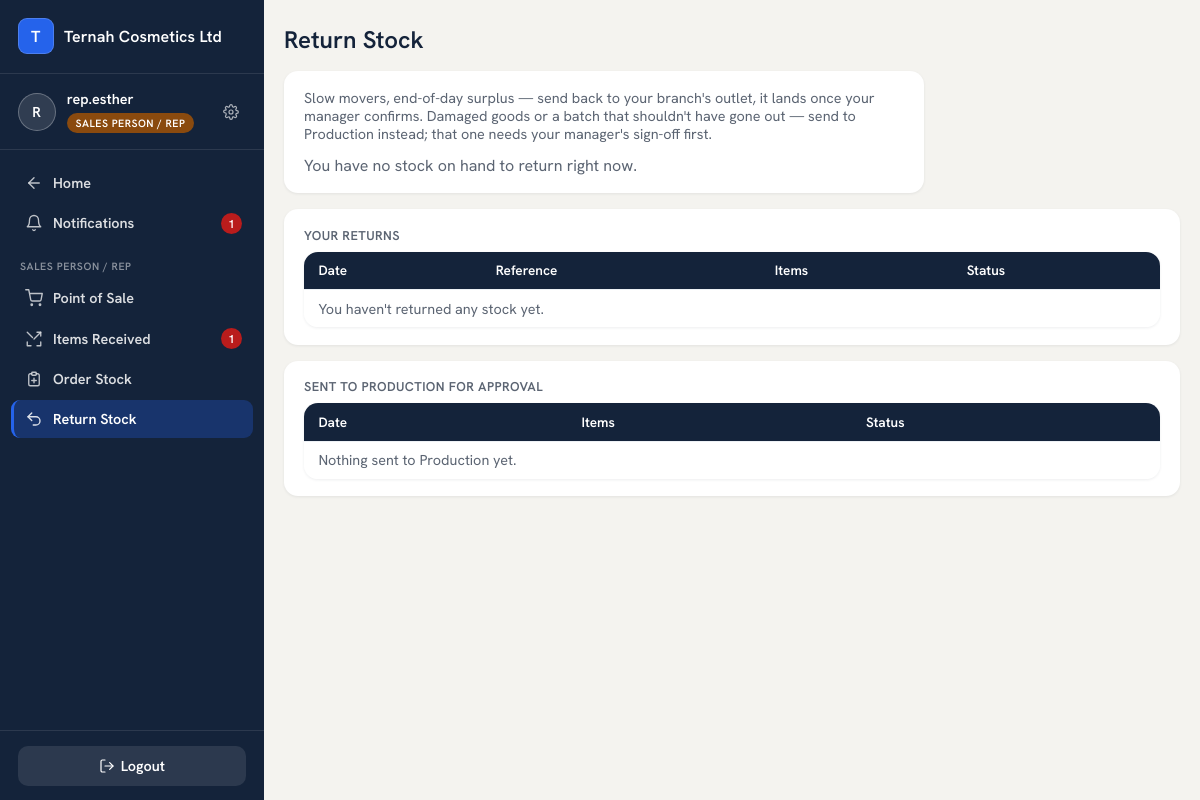
The app's page /sales/pos/return-stock/ (signed in) with its own data.
### accounts/models.py (models this page shows, shortened)
class User(AbstractUser):
    ROLES = [
        ("OWNER", "Owner"),                # reports only
        ("MANAGER", "Manager"),            # outlet manager; can switch views
        ("CASHIER", "Cashier"),
        ("SALES_REP", "Sales Person / Rep"),
        ("PRODUCTION", "Production"),
    ]
    business = models.ForeignKey("platformadmin.Business", null=True, blank=True,
                                 on_delete=models.CASCADE, related_name="users")
    branch = models.ForeignKey("core.Branch", null=True, blank=True,
                               on_delete=models.SET_NULL, related_name="users")
    role = models.CharField(max_length=15, choices=ROLES, default="CASHIER")
    can_swap = models.BooleanField(default=False)    # False -> swap goes through PendingAction
    can_refund = models.BooleanField(default=False)
    phone = models.CharField(max_length=30, blank=True)
    modules = models.ManyToManyField("platformadmin.Module", blank=True, related_name="users_with_access",
                                     help_text="Which of the business's subscribed modules this user can open.")
    allowed_tiers = models.JSONField(default=list, blank=True,
                                     help_text="Which product price tiers (RETAIL/WHOLESALE/DISTRIBUTION/CUSTOM) "
                                                "this seller may use at the POS.")
    def switchable_views(self):
        if self.role != "MANAGER":
            return []
        views = ["MANAGER", "CASHIER"]
        codes = set(self.modules.values_list("code", flat=True))
        if "PRODUCTION" in codes:
            views.append("PRODUCTION")
        return views

### platformadmin/models.py (models this page shows, shortened)
class Business(models.Model):
    name = models.CharField(max_length=150)                     # factory name — brands navbar + receipts
    slug = models.SlugField(unique=True)
    business_type = models.CharField(max_length=20, choices=[("FACTORY", "Factory Mode")], default="FACTORY")
    contact_email = models.EmailField()
    contact_phone = models.CharField(max_length=30, blank=True)
    address = models.TextField(blank=True)
    tagline = models.CharField(max_length=150, blank=True)      # optional — shows on every printed report
    is_active = models.BooleanField(default=True)               # master switch — False = soft-locked
    trial_expires_at = models.DateTimeField(null=True, blank=True)
    subscription_expires_at = models.DateTimeField(null=True, blank=True)
    created_at = models.DateTimeField(auto_now_add=True)
    class Meta:
        verbose_name_plural = "businesses"

### sales/views.py (the view, shortened to what this page needs)
# urls.py: path("pos/return-stock/", views.stock_return_create, name="stock_return_create"),
@login_required
def stock_return_create(request):
    if _acting_role(request) != "SALES_REP":
        return redirect("home")
    biz = request.user.business
    location = getattr(request.user, "inventory", None)
    to_location = InventoryLocation.objects.filter(business=biz, branch=location.branch, type="OUTLET").first() \
        if location else None
    factories = Branch.objects.filter(business=biz, kind="FACTORY", is_active=True).order_by("name")
    items = list(StockItem.objects.filter(location=location, quantity__gt=0).select_related("product").order_by("product__name")) \
        if location else []
    if request.method == "POST" and location and not to_location:
        messages.error(request, "Your branch doesn't have an outlet inventory set up yet — ask an Owner to add one before returning stock.")
        return redirect("sales:stock_return_create")
    my_returns = StockReturn.objects.filter(from_location=location).prefetch_related("lines__product").order_by("-date", "-id")[:20] \
        if location else []
    my_production_requests = PendingAction.objects.filter(
        business=biz, action_type="RETURN_TO_PRODUCTION", requested_by=request.user
    ).order_by("-created_at")[:20] if location else []
    return render(request, "sales/stock_return_create.html", {
        "location": location, "to_location": to_location, "items": items, "my_returns": my_returns,
        "my_production_requests": my_production_requests, "factories": factories,
        "idempotency_key": uuid.uuid4().hex,
    })

### templates/sales/stock_return_create.html (shortened to what this page needs)
{% extends "base.html" %}
{% block content %}
<div class="page-head">
  <h2>Return Stock</h2>
</div>
{% if not location %}
<div class="card"><p style="color:var(--muted)">No inventory location is set up for you yet.</p></div>
{% else %}
<div class="card" style="max-width:640px;margin-bottom:1rem">
  <p style="color:var(--muted);font-size:.9rem;margin-bottom:.75rem">Slow movers, end-of-day surplus — send back to your branch's outlet, it lands once your manager confirms. Damaged goods or a batch that shouldn't have gone out — send to Production instead; that one needs your manager's sign-off first.</p>
  {% if items %}
  <div style="display:flex;gap:.6rem;margin-bottom:1rem" class="no-print">
    <button type="button" class="btn" id="destOutletBtn" onclick="setDestination('outlet')" {% if not to_location %}disabled title="No outlet inventory set up for your branch"{% endif %}>To My Branch</button>
    <button type="button" class="btn ghost" id="destProductionBtn" onclick="setDestination('production')" {% if not factories %}disabled title="No factory set up on this business"{% endif %}>To Production</button>
  </div>
  <form method="post" class="stack" id="returnForm" onsubmit="return validateReturn()">
    {% csrf_token %}
    <input type="hidden" name="idempotency_key" value="{{ idempotency_key }}">
    <input type="hidden" name="destination" id="destinationField" value="outlet">
    <div id="factoryPicker" hidden>
      {% if factories|length > 1 %}
      <label>Which factory</label>
      <select name="factory">
        {% for f in factories %}<option value="{{ f.pk }}">{{ f.name }}</option>{% endfor %}
      </select>
      {% endif %}
    </div>
    <div id="cartRows">
      <div class="cart-row">
        <select name="product" class="ret-product" required onchange="updateMax(this)">
          <option value="">Select product…</option>
          {% for i in items %}
            <option value="{{ i.product.id }}" data-max="{{ i.quantity }}">{{ i.product.name }} ({{ i.quantity }} on hand)</option>
          {% endfor %}
        </select>
        <input type="number" name="quantity" min="1" value="1" required>
        <button type="button" class="btn ghost row-remove" onclick="removeCartRow(this)">&times;</button>
      </div>
    </div>
    <button type="button" class="btn ghost" style="margin-top:.4rem" onclick="addCartRow()">+ Add item</button>
    <label style="margin-top:1rem">Reason <span style="color:var(--muted);font-weight:400;text-transform:none;letter-spacing:0">(optional)</span></label>
    <input type="text" name="note" placeholder="Slow mover, damaged, end of day...">
    <button class="btn" style="margin-top:1.2rem;width:100%" id="submitBtn">Send back to my branch</button>
  </form>
  {% else %}
  <p style="color:var(--muted)">You have no stock on hand to return right now.</p>
  {% endif %}
</div>
<div class="card" style="margin-bottom:1rem">
  <h3>Your returns</h3>
  <div class="table-scroll" style="margin-top:.5rem">
  <table class="list">
    <tr><th>Date</th><th>Reference</th><th>Items</th><th>Status</th></tr>
    {% for r in my_returns %}
    <tr>
      <td>{{ r.date|date:"d M Y" }}</td>
      <td>{{ r.reference_number }}</td>
      <td>{% for line in r.lines.all %}{{ line.product.name }} &times;{{ line.quantity }}{% if not forloop.last %}, {% endif %}{% endfor %}</td>
      <td>
        {% if r.status == "SENT" %}<span class="pill warning">Awaiting confirmation</span>
        {% elif r.status == "RECEIVED" %}<span class="pill active">Received</span>
        {% else %}<span class="pill locked">Disputed</span>{% endif %}
      </td>
    </tr>
    {% empty %}<tr><td colspan="4" style="color:var(--muted)">You haven't returned any stock yet.</td></tr>{% endfor %}
  </table>
  </div>
</div>
<div class="card">
  <h3>Sent to Production for approval</h3>
  <div class="table-scroll" style="margin-top:.5rem">
  <table class="list">
    <tr><th>Date</th><th>Items</th><th>Status</th></tr>
    {% for a in my_production_requests %}
    <tr>
      <td>{{ a.created_at|date:"d M Y" }}</td>
      <td>{% for l in a.payload.lines %}{{ l.product_name }} &times;{{ l.quantity }}{% if not forloop.last %}, {% endif %}{% endfor %}</td>
      <td>
        {% if a.status == "PENDING" %}<span class="pill warning">Awaiting your manager</span>
        {% elif a.status == "APPROVED" %}<span class="pill active">Approved — sent</span>
        {% else %}<span class="pill locked">Rejected{% if a.reject_reason %} — {{ a.reject_reason }}{% endif %}</span>{% endif %}
      </td>
    </tr>
    {% empty %}<tr><td colspan="3" style="color:var(--muted)">Nothing sent to Production yet.</td></tr>{% endfor %}
  </table>
  </div>
</div>
{% endif %}
{% endblock %}

### templates/base.html (shortened to what this page needs)
{% load static %}
<!DOCTYPE html>
<html lang="en">
<head>
  <link rel="stylesheet" href="{% static 'ternah-ui/tokens.css' %}">
</head>
<body>
{% if request.user.is_authenticated %}
  <div class="app-shell">
    <aside class="sidebar">
      <div class="sidebar-brand">
        <span class="brand-mark" aria-hidden="true">{{ request.user.business.name|default:"Ternah for Factories"|first|upper }}</span>
        <span class="brand-name">{{ request.user.business.name|default:"Ternah for Factories" }}</span>
      </div>
      <div class="sidebar-identity">
        <span class="avatar" aria-hidden="true">{{ request.user.username|first|upper }}</span>
        <div class="identity-text">
          <span class="identity-name">{{ request.user.username }}</span>
          {% if request.user.is_superuser %}
            <span class="role-pill role-super">Platform Admin</span>
          {% else %}
            <span class="role-pill role-{{ request.user.role|lower }}">{{ request.user.get_role_display }}</span>
          {% endif %}
        </div>
        <a class="settings-link" href="{% url 'password_change' %}" title="Change password" aria-label="Change password">
        </a>
      </div>
      <nav class="sidebar-nav">
        {% if request.resolver_match.url_name == "home" %}
          {% if switcher_items %}
            {% for t in switcher_items %}
            <a class="nav-link" href="{{ t.href }}">
              <svg width="18" height="18" viewBox="0 0 24 24" fill="none" stroke="currentColor" stroke-width="1.8" stroke-linecap="round" stroke-linejoin="round">{{ t.icon|safe }}</svg>
              {{ t.label }}
            </a>
            {% endfor %}
          {% else %}
            <p style="color:rgba(255,255,255,.45);font-size:.82rem;padding:.4rem .65rem">Pick a tile to get started.</p>
          {% endif %}
        {% elif request.user.role == "CASHIER" or request.user.role == "SALES_REP" %}
          <a class="nav-link" href="{% url 'home' %}">
            <svg width="18" height="18" viewBox="0 0 24 24" fill="none" stroke="currentColor" stroke-width="1.8" stroke-linecap="round" stroke-linejoin="round"><path d="M19 12H5"/><path d="M12 19l-7-7 7-7"/></svg>
            Home
          </a>
          <a class="nav-link {% if request.resolver_match.url_name == 'notifications' %}active{% endif %}" href="{% url 'notifications' %}">
            <svg width="18" height="18" viewBox="0 0 24 24" fill="none" stroke="currentColor" stroke-width="1.8" stroke-linecap="round" stroke-linejoin="round"><path d="M18 8A6 6 0 0 0 6 8c0 7-3 9-3 9h18s-3-2-3-9"/><path d="M13.73 21a2 2 0 0 1-3.46 0"/></svg>
            Notifications
            {% if pending_notifications %}<span class="nav-badge">{{ pending_notifications }}</span>{% endif %}
          </a>
          <div class="nav-section-label">{{ request.user.get_role_display }}</div>
          <a class="nav-link {% if request.resolver_match.namespace == 'sales' and request.resolver_match.url_name == 'pos' %}active{% endif %}"
             href="{% url 'sales:pos' %}">
            <svg width="18" height="18" viewBox="0 0 24 24" fill="none" stroke="currentColor" stroke-width="1.8" stroke-linecap="round" stroke-linejoin="round"><circle cx="9" cy="21" r="1"/><circle cx="20" cy="21" r="1"/><path d="M1 1h4l2.68 13.39a2 2 0 0 0 2 1.61h9.72a2 2 0 0 0 2-1.61L23 6H6"/></svg>
            Point of Sale
          </a>
          {% if request.user.role == "SALES_REP" %}
          <a class="nav-link {% if request.resolver_match.url_name == 'received_items' %}active{% endif %}"
             href="{% url 'sales:received_items' %}">
            <svg width="18" height="18" viewBox="0 0 24 24" fill="none" stroke="currentColor" stroke-width="1.8" stroke-linecap="round" stroke-linejoin="round"><path d="M16 3h5v5"/><path d="M3 16v5h5"/><path d="M21 16v5h-5"/><path d="M3 3l7 7"/><path d="m21 3-9 9"/></svg>
            Items Received
            {% if pending_deliveries %}<span class="nav-badge">{{ pending_deliveries }}</span>{% endif %}
          </a>
          <a class="nav-link {% if request.resolver_match.url_name == 'stock_request_create' %}active{% endif %}"
             href="{% url 'sales:stock_request_create' %}">
            <svg width="18" height="18" viewBox="0 0 24 24" fill="none" stroke="currentColor" stroke-width="1.8" stroke-linecap="round" stroke-linejoin="round"><path d="M9 5H7a2 2 0 0 0-2 2v12a2 2 0 0 0 2 2h10a2 2 0 0 0 2-2V7a2 2 0 0 0-2-2h-2"/><rect x="9" y="3" width="6" height="4" rx="1"/><path d="M12 11v6M9 14h6"/></svg>
            Order Stock
          </a>
          <a class="nav-link {% if request.resolver_match.url_name == 'stock_return_create' %}active{% endif %}"
             href="{% url 'sales:stock_return_create' %}">
            <svg width="18" height="18" viewBox="0 0 24 24" fill="none" stroke="currentColor" stroke-width="1.8" stroke-linecap="round" stroke-linejoin="round"><path d="M9 14 4 9l5-5"/><path d="M4 9h10.5a5.5 5.5 0 0 1 0 11H11"/></svg>
            Return Stock
          </a>
          {% endif %}
        {% else %}
          <div class="nav-section-label">{{ request.user.get_role_display }}</div>
          <span class="nav-link disabled">Screens coming soon</span>
        {% endif %}
      </nav>
      <div class="sidebar-footer">
        <form method="post" action="{% url 'logout' %}">{% csrf_token %}
          <button class="btn ghost" type="submit">
            <svg width="16" height="16" viewBox="0 0 24 24" fill="none" stroke="currentColor" stroke-width="1.8" stroke-linecap="round" stroke-linejoin="round"><path d="M9 21H5a2 2 0 0 1-2-2V5a2 2 0 0 1 2-2h4"/><path d="M16 17l5-5-5-5"/><path d="M21 12H9"/></svg>
            Logout
          </button>
        </form>
      </div>
    </aside>
    <div class="main-col">
      <main>
{% endif %}
{% block content %}{% endblock %}
{% if request.user.is_authenticated %}
      </main>
    </div>
  </div>
{% endif %}
</body>
</html>

### records on screen
User: user.business.name|first "T", user.business.name "Ternah Cosmetics Ltd", user.username|first "R", user.username "rep.esther", user.role "SALES PERSON / REP"

### other values on screen
{{ pending_notifications }} "1"
{{ pending_deliveries }} "1"
